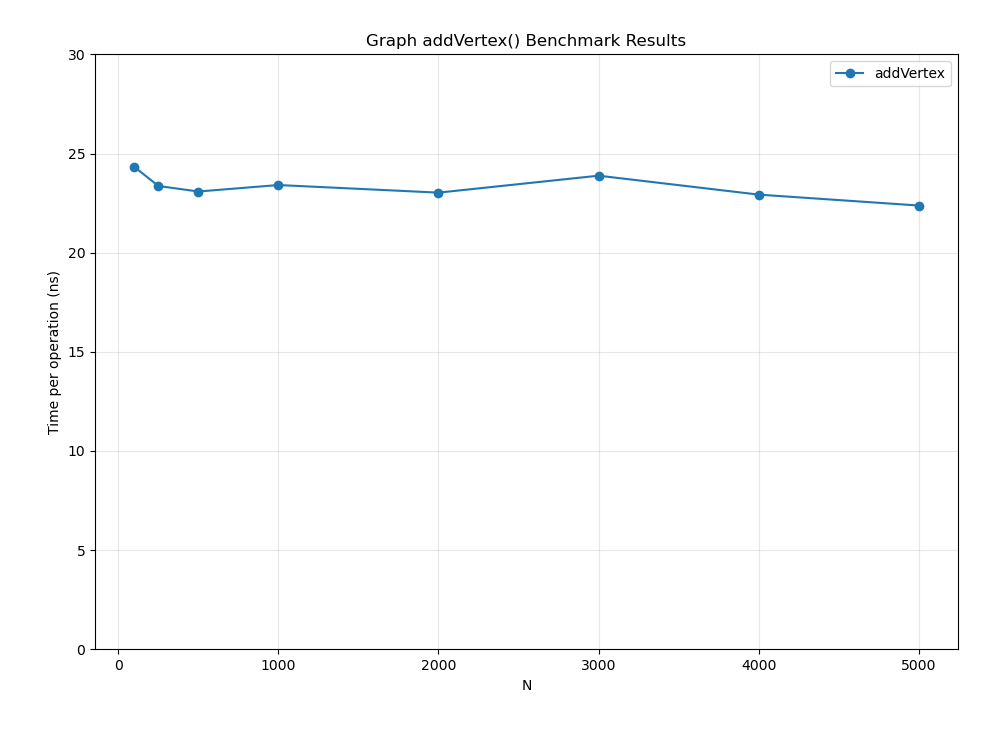

Write the Python code that produced this figure.
import matplotlib.pyplot as plt

MEASUREMENT_NAMES = ["addVertex"]

results = [
    [100.00000000, 24.33020000],
    [250.00000000, 23.36500000],
    [500.00000000, 23.08574000],
    [1000.00000000, 23.41219000],
    [2000.00000000, 23.02861500],
    [3000.00000000, 23.88369333],
    [4000.00000000, 22.92854000],
    [5000.00000000, 22.37831000],
]


def main():
    n_values = [row[0] for row in results]

    for index, name in enumerate(MEASUREMENT_NAMES, start=1):
        measurements = [row[index] for row in results]
        plt.plot(n_values, measurements, marker="o", label=name)

    plt.ylim(bottom=0, top=30)
    plt.xlabel("N")
    plt.ylabel("Time per operation (ns)")
    plt.title("Graph addVertex() Benchmark Results")
    plt.legend()
    plt.grid(True, alpha=0.3)
    plt.tight_layout()
    plt.show()


if __name__ == "__main__":
    main()
